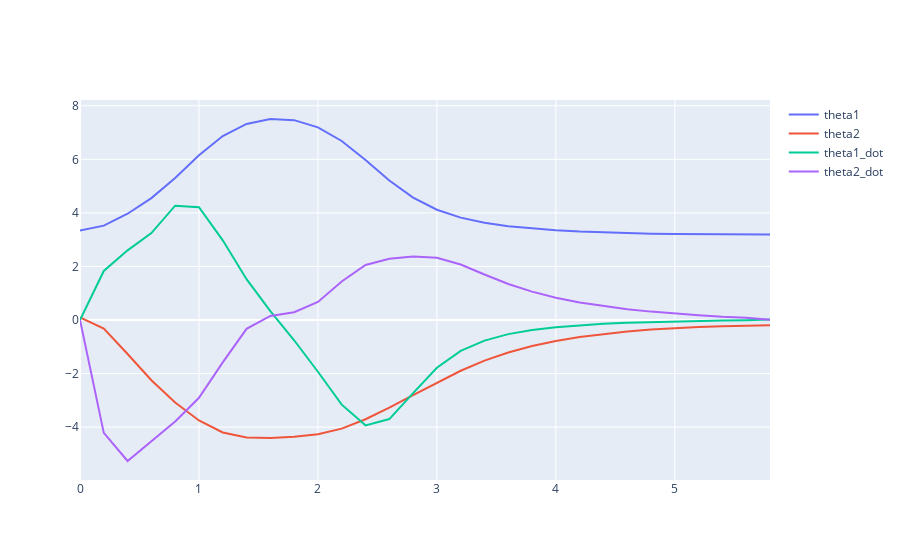

Notebook code for this chart:
### Code cell
x0 = torch.tensor([np.pi+.2, .1, 0., 0.], dtype=vf.dtype)
v, res = V(x0)
sys.plot_result(res).show()
